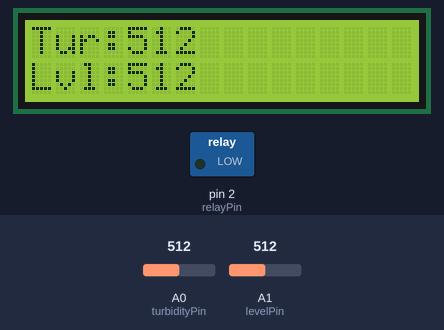
The sketch below on a simulated Arduino Uno, built with avr-gcc and run on an emulated ATmega328P. On the bench: 16×2 character LCD, switched loads named in the sketch (green lamp = pin HIGH). Inputs (shaded band) come from the test bench; at power-on: A0 (turbidityPin) = 512, A1 (levelPin) = 512.

Above: at 1.2 s.
1.3 s: A0 (turbidityPin) set to 482
At 2.5 s:
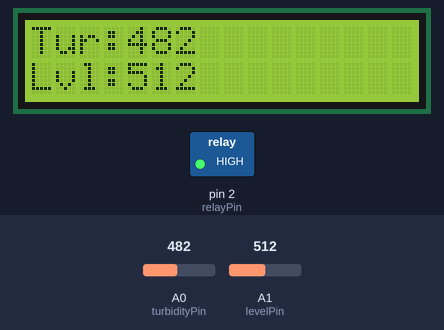
3.5 s: A1 (levelPin) set to 490
At 4.4 s:
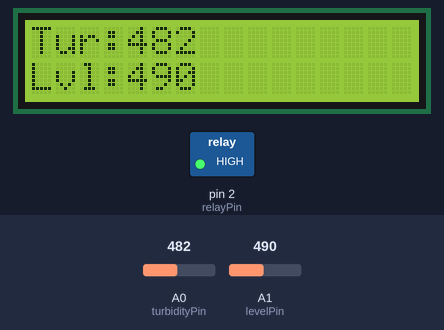
5.5 s: A1 (levelPin) set to 510
At 7.2 s:
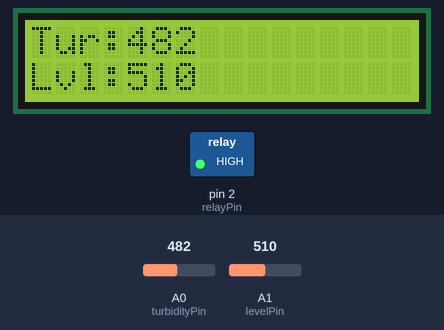
7.5 s: A0 (turbidityPin) set to 510
At 9.3 s:
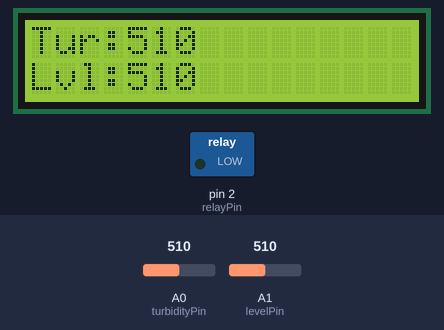
9.6 s: A0 (turbidityPin) set to 490
At 11.2 s:
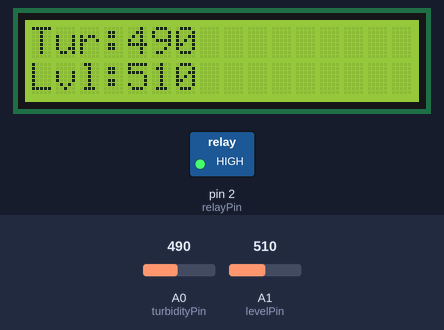
11.6 s: A1 (levelPin) set to 306
At 13.1 s:
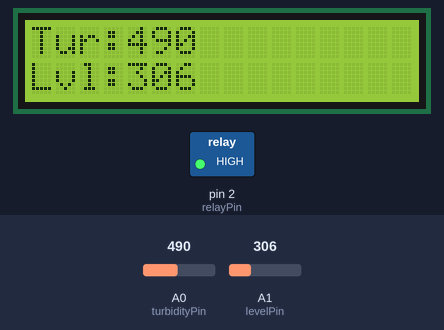
Timing chart, 0 to 14.6 s (numbered marks = the images above; inputs shaded):
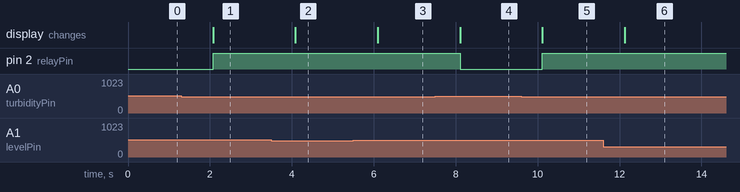

Measured:
- the behaviour switches between 500 and 499 on A0 (turbidityPin) (found by bisection; images 0 and 1)
- after the input at 1.3 s, pin 2 (relayPin): LOW → HIGH after 0.78 s; the display: changes after 0.78 s (image 1)
- after the input at 3.5 s, the display: changes after 0.59 s (image 2)
- after the input at 5.5 s, the display: changes after 0.60 s (image 3)
- after the input at 7.5 s, pin 2 (relayPin): HIGH → LOW after 0.61 s; the display: changes after 0.61 s (image 4)
- after the input at 9.6 s, pin 2 (relayPin): LOW → HIGH after 0.52 s; the display: changes after 0.52 s (image 5)
- after the input at 11.6 s, the display: changes after 0.53 s (image 6)

The sketch:

grey_water_1.ino
```cpp
#include <LiquidCrystal.h>

LiquidCrystal lcd(7, 8, 9, 10, 11, 12);

int turbidityPin = A0;
int levelPin = A1;
int relayPin = 2;

void setup()
{
    pinMode(relayPin, OUTPUT);
    lcd.begin(16, 2);
}

void loop()
{
    int turbidity = analogRead(turbidityPin);
    int level = analogRead(levelPin);

    lcd.clear();
    lcd.setCursor(0,0);
    lcd.print("Tur:");
    lcd.print(turbidity);

    lcd.setCursor(0,1);
    lcd.print("Lvl:");
    lcd.print(level);

    if(turbidity < 500 && level > 300)
    {
        digitalWrite(relayPin, HIGH);
    }
    else
    {
        digitalWrite(relayPin, LOW);
    }

    delay(1000);
}
```
